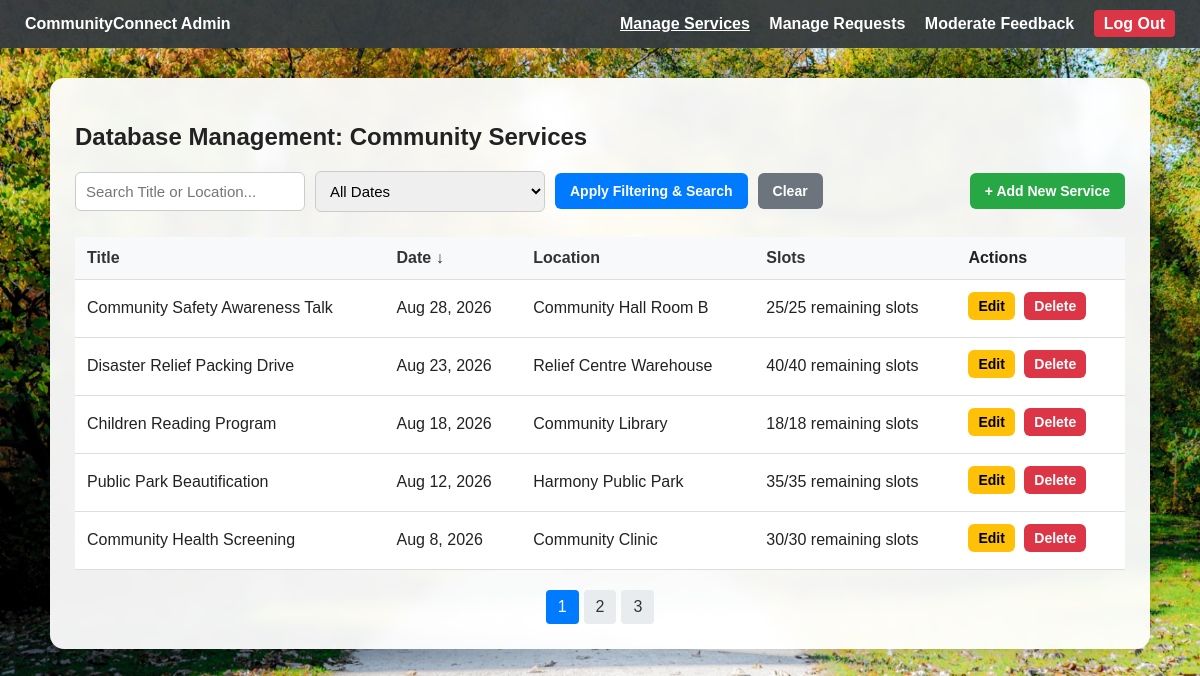
/admin.php (signed in), run on the app's committed database.
### tables this page shows
CREATE TABLE CommunityServices (
    ServiceID INT AUTO_INCREMENT PRIMARY KEY,
    Title VARCHAR(150) NOT NULL,
    Description TEXT NOT NULL,
    EventDate DATE NOT NULL,
    EventStartTime TIME NOT NULL,
    EventEndTime TIME NOT NULL,
    Location VARCHAR(150) NOT NULL,
    Capacity INT NOT NULL,
    AdminID INT,
    CreatedAt TIMESTAMP DEFAULT CURRENT_TIMESTAMP,
    FOREIGN KEY (AdminID) REFERENCES Users(UserID)
);

### admin.php (the view, shortened to what this page needs)
<?php
require 'db_connect.php';
$search = isset($_GET['search']) ? trim($_GET['search']) : '';
$filter = isset($_GET['filter']) ? $_GET['filter'] : 'all';
$sort_col = isset($_GET['sort']) ? $_GET['sort'] : 'EventDate';
$sort_dir = isset($_GET['dir']) && $_GET['dir'] == 'ASC' ? 'ASC' : 'DESC';
$page = isset($_GET['page']) ? intval($_GET['page']) : 1;
$limit = 5;
$sql_where = "WHERE 1=1 ";
$count_query = "SELECT COUNT(*) as total FROM CommunityServices " . $sql_where;
$count_result = $conn->query($count_query);
$total_rows = $count_result->fetch_assoc()['total'];
$total_pages = ceil($total_rows / $limit);
$offset = ($page - 1) * $limit;
$sql = "
    SELECT
        CommunityServices.*,
        (
            SELECT COUNT(*)
            FROM ParticipationRequests pr
            WHERE pr.ServiceID = CommunityServices.ServiceID
            AND pr.Status = 'Approved'
        ) AS approved_count,
        (
            Capacity - (
                SELECT COUNT(*)
                FROM ParticipationRequests pr
                WHERE pr.ServiceID = CommunityServices.ServiceID
                AND pr.Status = 'Approved'
            )
        ) AS remaining_slots
    FROM CommunityServices
    $sql_where
    ORDER BY $sort_col $sort_dir
    LIMIT $limit OFFSET $offset
";
$result = $conn->query($sql);
function build_url($updates) {
    $params = $_GET;
    foreach($updates as $key => $value) { $params[$key] = $value; }
    return '?' . http_build_query($params);
}
?>
<!DOCTYPE html>
<html lang="en">
<head>
    <link rel="stylesheet" href="style.css">
</head>
<body>
<div class="navbar admin">
    <div><strong>CommunityConnect Admin</strong></div>
    <div>
        <a href="admin.php" style="text-decoration: underline;">Manage Services</a>
        <a href="manage_requests.php">Manage Requests</a>
        <a href="moderate_feedback.php">Moderate Feedback</a>
        <a
            href="logout.php"
            onclick="return confirm('Are you sure you want to log out?');"
            style="background: #dc3545; padding: 5px 10px; border-radius: 4px;"
        >
            Log Out
        </a>
    </div>
</div>
<div class="container">
    <h2>Database Management: Community Services</h2>
    <div class="controls">
        <form action="admin.php" method="GET">
            <input type="text" name="search" placeholder="Search Title or Location..." value="<?php echo htmlspecialchars($search); ?>">
            <select name="filter">
                <option value="all" <?php if($filter == 'all') echo 'selected'; ?>>All Dates</option>
            </select>
            <button type="submit" class="btn-primary">Apply Filtering & Search</button>
            <a href="admin.php" class="btn-secondary">Clear</a>
        </form>
        <a href="admin.php?action=add" class="btn-success">+ Add New Service</a>
    </div>
    <table>
        <thead>
            <tr>
                <?php $next_dir = ($sort_dir == 'ASC') ? 'DESC' : 'ASC'; ?>
                <th><a href="<?php echo build_url(['sort'=>'Title', 'dir'=>$next_dir]); ?>">Title <?php if($sort_col=='Title') echo ($sort_dir=='ASC')?'&uarr;':'&darr;'; ?></a></th>
                <th><a href="<?php echo build_url(['sort'=>'EventDate', 'dir'=>$next_dir]); ?>">Date <?php if($sort_col=='EventDate') echo ($sort_dir=='ASC')?'&uarr;':'&darr;'; ?></a></th>
                <th><a href="<?php echo build_url(['sort'=>'Location', 'dir'=>$next_dir]); ?>">Location <?php if($sort_col=='Location') echo ($sort_dir=='ASC')?'&uarr;':'&darr;'; ?></a></th>
                <th><a href="<?php echo build_url(['sort'=>'Capacity', 'dir'=>$next_dir]); ?>">Slots <?php if($sort_col=='Capacity') echo ($sort_dir=='ASC')?'&uarr;':'&darr;'; ?></a></th>
                <th>Actions</th>
            </tr>
        </thead>
        <tbody>
            <?php
            if ($result->num_rows > 0) {
                while($row = $result->fetch_assoc()) {
                    echo "<tr>";
                    echo "<td>" . htmlspecialchars($row['Title']) . "</td>";
                    echo "<td>" . date("M j, Y", strtotime($row['EventDate'])) . "</td>";
                    echo "<td>" . htmlspecialchars($row['Location']) . "</td>";
                    $remaining_slots = max(0, intval($row['remaining_slots']));
                    $total_capacity = intval($row['Capacity']);
                    echo "<td>" . $remaining_slots . "/" . $total_capacity . " remaining slots</td>";
                    echo "<td>
                            <a href='admin.php?action=edit&id=" . $row['ServiceID'] . "' class='btn-warning'>Edit</a>
                            <a href='admin.php?delete=" . $row['ServiceID'] . "' class='btn-danger' onclick=\"return confirm('Confirm deletion from database?');\">Delete</a>
                          </td>";
                    echo "</tr>";
                }
            } else {
                echo "<tr><td colspan='5' style='text-align: center;'>No community services found in the database.</td></tr>";
            }
            ?>
        </tbody>
    </table>
    <?php if ($total_pages > 1): ?>
    <div class="pagination">
        <?php for ($i = 1; $i <= $total_pages; $i++): ?>
            <a href="<?php echo build_url(['page' => $i]); ?>" class="<?php echo ($page == $i) ? 'active' : ''; ?>">
                <?php echo $i; ?>
            </a>
        <?php endfor; ?>
    </div>
    <?php endif; ?>
</div>
</body>
</html>

### style.css (style rules this page uses)
* { box-sizing: border-box; }
body { font-family: Arial, sans-serif; margin: 0; color: #222; background-image: url("images/image3.jpg"); background-size: cover; background-position: center; background-repeat: no-repeat; background-attachment: fixed; }
.navbar { background-color: rgba(0, 123, 255, 0.95); padding: 15px 25px; color: white; display: flex; justify-content: space-between; align-items: center; }
.navbar.admin { background-color: rgba(52, 58, 64, 0.95); }
.navbar a { color: white; text-decoration: none; margin-left: 15px; font-weight: bold; }
.container { max-width: 1100px; margin: 30px auto; background: rgba(255, 255, 255, 0.94); padding: 25px; border-radius: 14px; box-shadow: 0 8px 25px rgba(0, 0, 0, 0.18); backdrop-filter: blur(6px); overflow-x: auto; }
input, textarea, select { width: 100%; padding: 10px; margin-top: 6px; margin-bottom: 12px; border: 1px solid #ccc; border-radius: 6px; font-size: 15px; }
button, .btn, .btn-primary, .btn-success, .btn-danger, .btn-warning, .btn-secondary, .btn-view, .btn-join, .btn-back, .btn-feedback, .btn-approve, .btn-reject { display: inline-block; padding: 10px 15px; border: none; border-radius: 6px; cursor: pointer; font-weight: bold; text-decoration: none; text-align: center; font-size: 14px; }
button, .btn-primary { background-color: #007BFF; color: white; }
.btn-success { background-color: #28a745; color: white; }
.btn-danger { background-color: #dc3545; color: white; }
.btn-warning { background-color: #ffc107; color: black; }
.btn-secondary { background-color: #6c757d; color: white; }
td .btn-warning, td .btn-danger, td .btn-success, td .btn-secondary { padding: 6px 10px; font-size: 14px; margin-right: 5px; margin-bottom: 5px; }
table { width: 100%; border-collapse: collapse; margin-top: 20px; background: white; }
th, td { padding: 12px; text-align: left; border-bottom: 1px solid #ddd; }
th { background-color: #f8f9fa; }
th a { color: #333; text-decoration: none; }
.controls { display: flex; justify-content: space-between; align-items: center; gap: 15px; margin-bottom: 25px; }
.controls form { display: flex; align-items: center; gap: 10px; flex-wrap: wrap; margin-bottom: 0; }
.controls input, .controls select { width: 230px; margin: 0; }
.controls button { width: auto; white-space: nowrap; }
.controls .btn-secondary, .controls .btn-success { white-space: nowrap; }
.pagination { margin-top: 20px; display: flex; gap: 5px; justify-content: center; }
.pagination a { padding: 8px 12px; background: #e9ecef; text-decoration: none; color: #333; border-radius: 4px; }
.pagination a.active { background: #007BFF; color: white; }

### data on the page
communityservices: Title "Community Safety Awareness Talk", EventDate "Aug 28, 2026", Location "Community Hall Room B", remaining_slots "25", Capacity "25"
communityservices: Title "Disaster Relief Packing Drive", EventDate "Aug 23, 2026", Location "Relief Centre Warehouse", remaining_slots "40", Capacity "40"
communityservices: Title "Children Reading Program", EventDate "Aug 18, 2026", Location "Community Library", remaining_slots "18", Capacity "18"
communityservices: Title "Public Park Beautification", EventDate "Aug 12, 2026", Location "Harmony Public Park", remaining_slots "35", Capacity "35"
communityservices: Title "Community Health Screening", EventDate "Aug 8, 2026", Location "Community Clinic", remaining_slots "30", Capacity "30"
